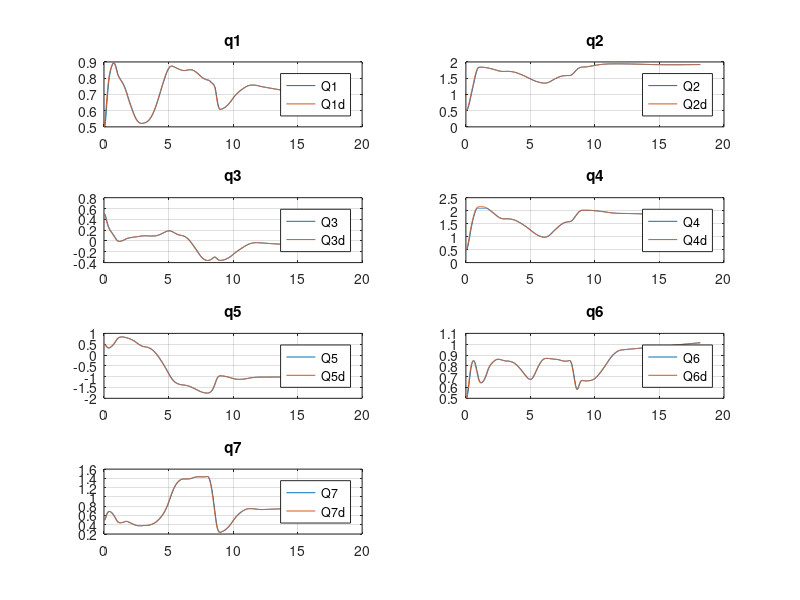
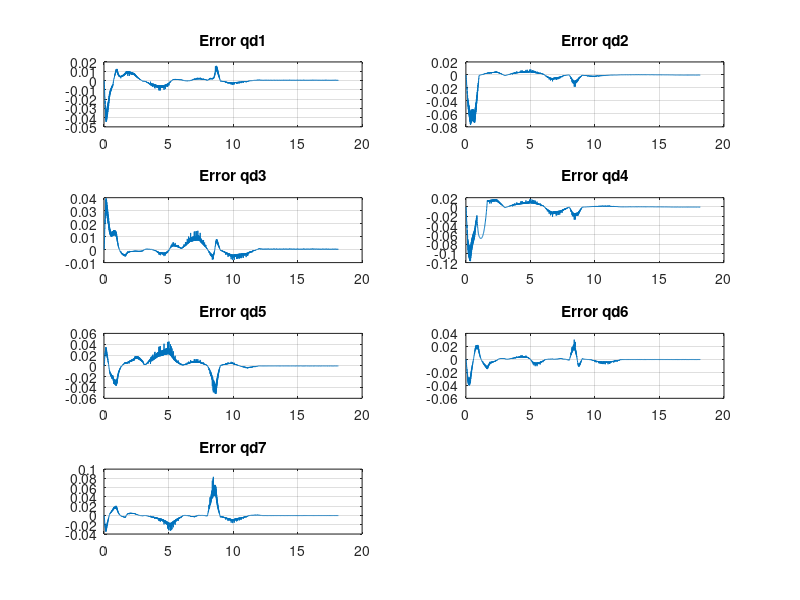
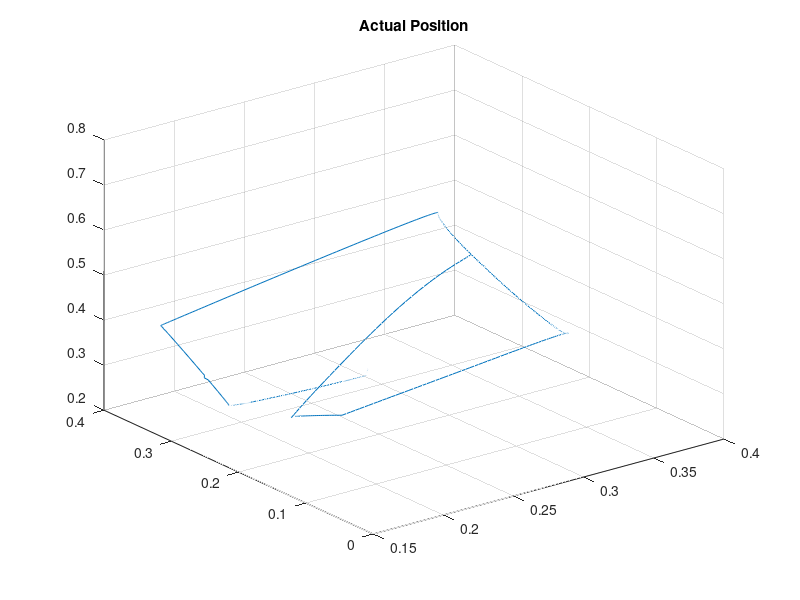
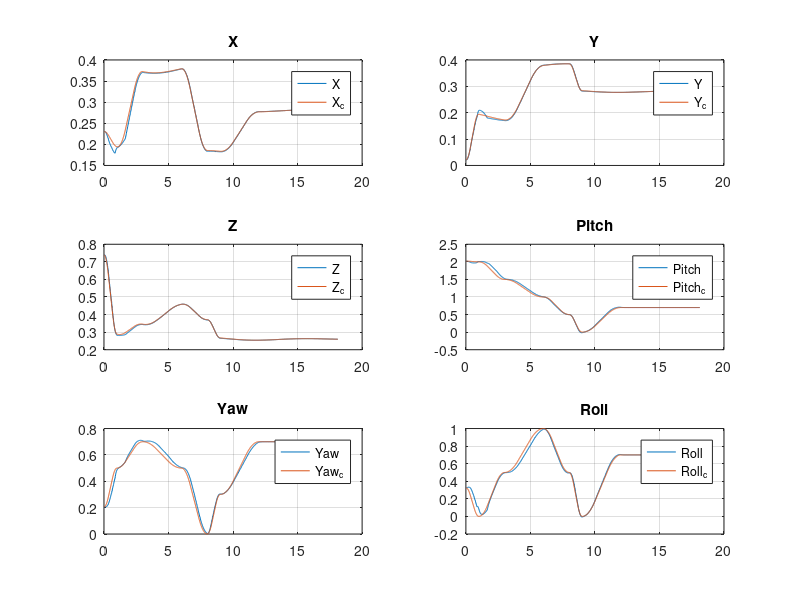

The MATLAB source for these figures, in order:
close all;
clear all;

A = load('QFile.txt');
B = load('QdFile.txt');
C = load('ForceFile.txt');
D = load('ErrorFile.txt');
E = load('DesiredPosFile.txt');
F = load('DesiredVelFile.txt');
G = load('CompliancePosFile.txt');
H = load('ComplianceVelFile.txt');
I = load('ActualPoseFile.txt');

dimAB = size(A);
dimAB = dimAB(1);
cont = 1;
A1 = zeros(dimAB/7,1);
A2 = zeros(dimAB/7,1);
A3 = zeros(dimAB/7,1);
A4 = zeros(dimAB/7,1);
A5 = zeros(dimAB/7,1);
A6 = zeros(dimAB/7,1);
A7 = zeros(dimAB/7,1);
B1 = zeros(dimAB/7,1);
B2 = zeros(dimAB/7,1);
B3 = zeros(dimAB/7,1);
B4 = zeros(dimAB/7,1);
B5 = zeros(dimAB/7,1);
B6 = zeros(dimAB/7,1);
B7 = zeros(dimAB/7,1);

for i = 1: 7: dimAB
   A1(cont) = A(i); 
   A2(cont) = A(i+1); 
   A3(cont) = A(i+2); 
   A4(cont) = A(i+3); 
   A5(cont) = A(i+4); 
   A6(cont) = A(i+5); 
   A7(cont) = A(i+6);
   B1(cont) = B(i); 
   B2(cont) = B(i+1); 
   B3(cont) = B(i+2); 
   B4(cont) = B(i+3); 
   B5(cont) = B(i+4); 
   B6(cont) = B(i+5); 
   B7(cont) = B(i+6);
   cont = cont +1;
end

t = linspace(0,dimAB/700,dimAB/7);
figure(1);
subplot(4,2,1);
plot(t, A1);
hold on;
plot(t,B1);
title('q1');
grid on;
legend('Q1','Q1d');
subplot(4,2,2);
plot(t, A2);
hold on;
plot(t,B2);
title('q2');
grid on;
legend('Q2','Q2d');
subplot(4,2,3);
plot(t, A3);
hold on;
plot(t,B3);
title('q3');
grid on;
legend('Q3','Q3d');
subplot(4,2,4);
plot(t, A4);
hold on;
plot(t,B4);
title('q4');
grid on;
legend('Q4','Q4d');
subplot(4,2,5);
plot(t, A5);
hold on;
plot(t,B5);
title('q5');
grid on;
legend('Q5','Q5d');
subplot(4,2,6);
plot(t, A6);
hold on;
plot(t,B6);
title('q6');
grid on;
legend('Q6','Q6d');
subplot(4,2,7);
plot(t, A7);
hold on;
plot(t,B7);
title('q7');
grid on;
legend('Q7','Q7d');

figure(2);
subplot(4,2,1);
plot(t, A1-B1);
title('Error qd1');
grid on;
subplot(4,2,2);
plot(t, A2-B2);
title('Error qd2');
grid on;
subplot(4,2,3);
plot(t, A3-B3);
title('Error qd3');
grid on;
subplot(4,2,4);
plot(t, A4-B4);
title('Error qd4');
grid on;
subplot(4,2,5);
plot(t, A5-B5);
title('Error qd5');
grid on;
subplot(4,2,6);
plot(t, A6-B6);
title('Error qd6');
grid on;
subplot(4,2,7);
plot(t, A7-B7);
title('Error qd7');
grid on;

dimIG = size(G);
dimIG = dimIG(1);
cont = 1;
I1 = zeros(dimIG/6,1);
I2 = zeros(dimIG/6,1);
I3 = zeros(dimIG/6,1);
I4 = zeros(dimIG/6,1);
I5 = zeros(dimIG/6,1);
I6 = zeros(dimIG/6,1);

G1 = zeros(dimIG/6,1);
G2 = zeros(dimIG/6,1);
G3 = zeros(dimIG/6,1);
G4 = zeros(dimIG/6,1);
G5 = zeros(dimIG/6,1);
G6 = zeros(dimIG/6,1);


for i = 1: 6: dimIG
   I1(cont) = I(i); 
   I2(cont) = I(i+1); 
   I3(cont) = I(i+2); 
   I4(cont) = I(i+3); 
   I5(cont) = I(i+4); 
   I6(cont) = I(i+5); 
   G1(cont) = G(i); 
   G2(cont) = G(i+1); 
   G3(cont) = G(i+2); 
   G4(cont) = G(i+3); 
   G5(cont) = G(i+4); 
   G6(cont) = G(i+5);
   cont = cont +1;
end

figure(3);
plot3(I1,I2,I3);
grid on;
title ('Actual Position');
t = linspace(0,dimIG/600,dimIG/6);

figure(4);
subplot(3,2,1);
plot(t, I1);
hold on;
plot(t, G1);
title('X');
grid on;
legend('X','X_c');
subplot(3,2,2);
plot(t, I2);
hold on;
plot(t, G2);
title('Y');
grid on;
legend('Y','Y_c');
subplot(3,2,3);
plot(t, I3);
hold on;
plot(t, G3);
title('Z');
grid on;
legend('Z','Z_c');
subplot(3,2,4);
plot(t, I4);
hold on;
plot(t, G4);
title('Pitch');
grid on;
legend('Pitch','Pitch_c');
subplot(3,2,5);
plot(t, I5);
hold on;
plot(t, G5);
title('Yaw');
grid on;
legend('Yaw','Yaw_c');
subplot(3,2,6);
plot(t, I6);
hold on;
plot(t, G6);
title('Roll');
grid on;
legend('Roll','Roll_c');

dimC = size(C);
dimC = dimC(1);
cont = 1;
C1 = zeros(dimC/6,1);
C2 = zeros(dimC/6,1);
C3 = zeros(dimC/6,1);

for i = 1: 6: dimC
   C1(cont) = C(i); 
   C2(cont) = C(i+1); 
   C3(cont) = C(i+2); 
   cont = cont +1;
end

t = linspace(0,dimC/600,dimC/6);
figure(5);
subplot(3,1,1);
plot(t, C1);
title('F1');
grid on;
subplot(3,1,2);
plot(t, C2);
title('F2');
grid on;
subplot(3,1,3);
plot(t, C3);
title('F3');
grid on;

dimD = size(D);
dimD = dimD(1);
cont = 1;
D1 = zeros(dimD/6,1);
D2 = zeros(dimD/6,1);
D3 = zeros(dimD/6,1);
D4 = zeros(dimD/6,1);
D5 = zeros(dimD/6,1);
D6 = zeros(dimD/6,1);

for i = 1: 6: dimD
   D1(cont) = D(i); 
   D2(cont) = D(i+1); 
   D3(cont) = D(i+2); 
   D4(cont) = D(i+3); 
   D5(cont) = D(i+4); 
   D6(cont) = D(i+5); 
   cont = cont +1;
end

t = linspace(0,dimD/600,dimD/6);
figure(6);
subplot(3,2,1);
plot(t, D1);
title('X-Error');
grid on;
subplot(3,2,2);
plot(t, D2);
title('Y-Error');
grid on;
subplot(3,2,3);
plot(t, D3);
title('Z-Error');
grid on;
subplot(3,2,4);
plot(t, D4);
title('Q1-Error');
grid on;
subplot(3,2,5);
plot(t, D5);
title('Q2-Error');
grid on;
subplot(3,2,6);
plot(t, D6);
title('Q3-Error');
grid on;
 
dimE = size(E);
dimE = dimE(1);
cont = 1;
E1 = zeros(dimE/6,1);
E2 = zeros(dimE/6,1);
E3 = zeros(dimE/6,1);
E4 = zeros(dimE/6,1);
E5 = zeros(dimE/6,1);
E6 = zeros(dimE/6,1);

for i = 1: 6: dimE
   E1(cont) = E(i); 
   E2(cont) = E(i+1); 
   E3(cont) = E(i+2); 
   E4(cont) = E(i+3); 
   E5(cont) = E(i+4); 
   E6(cont) = E(i+5); 
   cont = cont +1;
end

figure(7);
plot3(E1,E2,E3);
title ('Desired Position');
grid on;

t = linspace(0,dimE/600,dimE/6);
figure(8);
subplot(3,2,1);
plot(t, E4);
title('Desired X');
grid on;
subplot(3,2,2);
plot(t, E5);
title('Desired Y');
grid on;
subplot(3,2,3);
plot(t, E6);
title('Desired Z');
grid on;
subplot(3,2,4);
plot(t, E4);
title('Desired pitch');
grid on;
subplot(3,2,5);
plot(t, E5);
title('Desired yaw');
grid on;
subplot(3,2,6);
plot(t, E6);
title('Desired roll');
grid on;


dimF = size(F);
dimF = dimF(1);
cont = 1;
F1 = zeros(dimF/6,1);
F2 = zeros(dimF/6,1);
F3 = zeros(dimF/6,1);
F4 = zeros(dimF/6,1);
F5 = zeros(dimF/6,1);
F6 = zeros(dimF/6,1);

for i = 1: 6: dimF
   F1(cont) = F(i); 
   F2(cont) = F(i+1); 
   F3(cont) = F(i+2); 
   F4(cont) = F(i+3); 
   F5(cont) = F(i+4); 
   F6(cont) = F(i+5); 
   cont = cont +1;
end

figure(9);
subplot(3,2,1);
plot(t, F4);
title('Desired X Vel');
grid on;
subplot(3,2,2);
plot(t, F5);
title('Desired Y Vel');
grid on;
subplot(3,2,3);
plot(t, F6);
title('Desired Z Vel');
grid on;
subplot(3,2,4);
plot(t, F4);
title('Desired pitch Vel');
grid on;
subplot(3,2,5);
plot(t, F5);
title('Desired yaw Vel');
grid on;
subplot(3,2,6);
plot(t, F6);
title('Desired roll Vel');
grid on;


dimG = size(G);
dimG = dimG(1);
cont = 1;
G1 = zeros(dimG/6,1);
G2 = zeros(dimG/6,1);
G3 = zeros(dimG/6,1);
G4 = zeros(dimG/6,1);
G5 = zeros(dimG/6,1);
G6 = zeros(dimG/6,1);

for i = 1: 6: dimG
   G1(cont) = G(i); 
   G2(cont) = G(i+1); 
   G3(cont) = G(i+2); 
   G4(cont) = G(i+3); 
   G5(cont) = G(i+4); 
   G6(cont) = G(i+5); 
   cont = cont +1;
end

figure(10);
plot3(G1,G2,G3);
title ('Compliance Position');
grid on;

figure(11);
subplot(3,2,1);
plot(t, G4);
title('Compliance X');
grid on;
subplot(3,2,2);
plot(t, G5);
title('Compliance Y');
grid on;
subplot(3,2,3);
plot(t, G6);
title('Compliance Z');
grid on;
subplot(3,2,4);
plot(t, G4);
title('Compliance pitch');
grid on;
subplot(3,2,5);
plot(t, G5);
title('Compliance yaw');
grid on;
subplot(3,2,6);
plot(t, G6);
title('Compliance roll');
grid on;

dimH = size(H);
dimH = dimH(1);
cont = 1;
H1 = zeros(dimH/6,1);
H2 = zeros(dimH/6,1);
H3 = zeros(dimH/6,1);
H4 = zeros(dimH/6,1);
H5 = zeros(dimH/6,1);
H6 = zeros(dimH/6,1);

for i = 1: 6: dimH
   H1(cont) = H(i); 
   H2(cont) = H(i+1); 
   H3(cont) = H(i+2); 
   H4(cont) = H(i+3); 
   H5(cont) = H(i+4); 
   H6(cont) = H(i+5); 
   cont = cont +1;
end

figure(12);
subplot(3,2,1);
plot(t, H4);
title('Compliance X Vel');
grid on;
subplot(3,2,2);
plot(t, H5);
title('Compliance Y Vel');
grid on;
subplot(3,2,3);
plot(t, H6);
title('Compliance Z Vel');
grid on;
subplot(3,2,4);
plot(t, H4);
title('Compliance pitch Vel');
grid on;
subplot(3,2,5);
plot(t, H5);
title('Compliance yaw Vel');
grid on;
subplot(3,2,6);
plot(t, H6);
title('Compliance roll Vel');
grid on;

